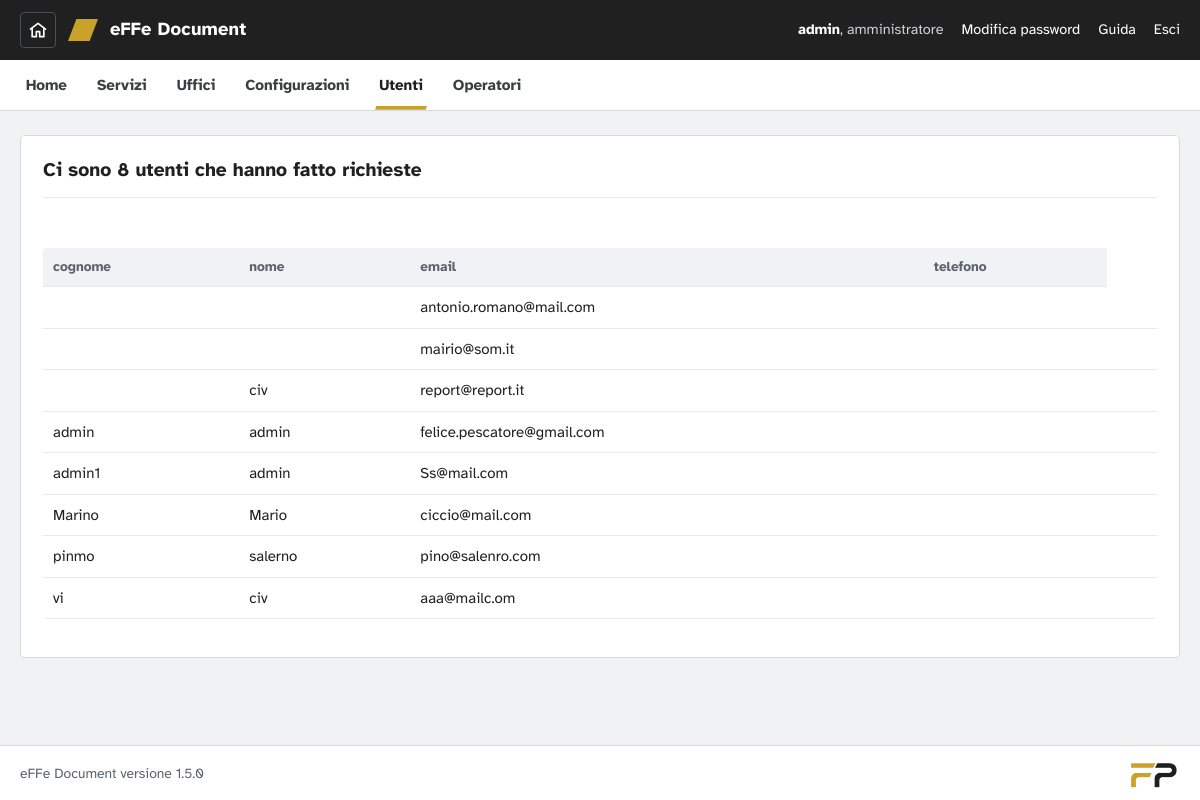
The app's page /effedocument/backoffice/service/service_utenti.php (signed in) with its own data.
### tables this page shows
CREATE TABLE IF NOT EXISTS `configurazioni` (
  `id` int(11) NOT NULL AUTO_INCREMENT,
  `ldap` tinyint(1) NOT NULL,
  `ente` varchar(80) NOT NULL,
  `ente_sigla` varchar(2) NOT NULL,
  PRIMARY KEY (`id`)
);

CREATE TABLE IF NOT EXISTS `utenti` (
  `id` int(11) NOT NULL AUTO_INCREMENT,
  `nome` varchar(60) NOT NULL DEFAULT '',
  `cognome` varchar(60) NOT NULL DEFAULT '',
  `email` varchar(100) NOT NULL DEFAULT '',
  `telefono` varchar(20) NOT NULL,
  PRIMARY KEY (`id`)
);

### effedocument/common/core/core.php (called while the page is built, shortened)
<?php
class sast1com
{
	var $loggedOperatore="";
	var $loggedOperatoreRole="";
		function connessione()
		 {
		   $conf_array=mysql_fetch_array(mysql_query("select * from configurazioni order by id desc"));
 	}
	function getLoggedOperatore()
	{
		return $this->loggedOperatore;
	}
	function getLoggedOperatoreRole()
	{
		return $this->loggedOperatoreRole;
	}
	function getRuoloNome($id_ruolo)
 	{
		if ($id_ruolo < count($_SESSION['ruoli']) && $id_ruolo>=0)
			return $_SESSION['ruoli'][$id_ruolo];
		return "[ruolo non disponibile]";
	}
	function getUtenti()
 	{
		return mysql_query("select * from utenti order by cognome,nome");
	}
	function getRuoloAmministratoreId()
 	{
		return 0;
	}
}
$objCore = &$_SESSION['connessione'];
$objCore->connessione();
?>

### effedocument/backoffice/service/service_utenti.php (the view, shortened to what this page needs)
<?php ob_start();  ?><!DOCTYPE HTML PUBLIC "-//W3C//DTD HTML 4.01 Transitional//EN" "http://www.w3.org/TR/html4/loose.dtd">
<?php
include("../../common/core/core.php");
include("../_include/adminconfig.php");
?>
<html>
<head>
<link href="../../common/css/effecss.css?v=1.5.0-5759dd" rel="stylesheet">
</head>
 <body>
<div id="page">
<?php $menuSelezionato=5; include("../_include/bonav.php"); ?>
 <div align="center">
  <div class="row"><fieldset><legend>
  <img src="../../common/images/layout/utenti.png" width="60" height="60">Ci sono
					    <?php
						$result = $objCore->getUtenti();
						echo "<b>".mysql_num_rows($result)."</b> utenti che hanno fatto richieste";
					?>
				      </legend>
      <table width="100%">
<?php	echo "<br>";
	echo "<tr style=\"background-image:url(../../common/images/icon/bgfooter.gif);\">";
	echo "<td><b>cognome</b></td>";
	echo "<td><b>nome</b></td>";
	echo "<td><b>email</b></td>";
	echo "<td><b>telefono</b></td>";
	echo "</tr>";
	while($array=mysql_fetch_array($result)){
		echo "<tr>";
		echo "<td>".$array['cognome']."</td>";
		echo "<td>".$array['nome']."</td>";
		echo "<td>".$array['email']."</td>";
		echo "<td>".$array['telefono']."</td>";
		echo "<td>";
		echo"</td>";
		echo "</tr>";
	}
?>
</table>
  </fieldset>
</div>
    <div class="row">&nbsp;</div>
     </div>
<?php include("../_include/bofooter.php"); ?>
</div>
</body>
</html>

### effedocument/backoffice/_include/bonav.php (shortened to what this page needs)
<?php
$ruoloCorrente = $objCore->getLoggedOperatoreRole();
?>
<header class="appbar">
  <a class="home-sito" href="../../index.php" title="Home page del sito" aria-label="Home page del sito"><svg width="20" height="20" viewBox="0 0 24 24" fill="none" stroke="currentColor" stroke-width="2" stroke-linecap="round" stroke-linejoin="round" aria-hidden="true"><path d="M3 11 12 4l9 7"/><path d="M5 10v10h5v-6h4v6h5V10"/></svg></a>
  <a class="brand" href="<?php echo paginaIniziale($objCore, $ruoloCorrente); ?>"><span class="brand-mark" aria-hidden="true"></span>eFFe Document</a>
  <div class="utente">
    <span><strong><?php echo htmlspecialchars($objCore->getLoggedOperatore(), ENT_QUOTES, 'ISO-8859-1'); ?></strong>, <?php echo htmlspecialchars($objCore->getRuoloNome($ruoloCorrente), ENT_QUOTES, 'ISO-8859-1'); ?></span>
    <?php if (empty($_SESSION['LDAP'])) { ?><a href="../modifica/modifica_password.php">Modifica password</a><?php } ?>
    <a href="javascript:apri('Help','../_help/effedoc.php',500,600);">Guida</a>
    <a href="../_security/logout.php?private=true">Esci</a>
  </div>
</header>
<?php createMenu($objCore, $menuSelezionato, $ruoloCorrente); ?>

### effedocument/backoffice/_include/adminconfig.php (shortened to what this page needs)
<?php
	function createMenu($objCore, $selected, $ruolo){
		$voci = array();
		if ($ruolo==$objCore->getRuoloAmministratoreId()){
			$voci[] = array(1,  "service_amministratore.php", "Home");
			$voci[] = array(11, "service_servizi.php", "Servizi");
			$voci[] = array(12, "service_uffici.php", "Uffici");
			$voci[] = array(4,  "service_configurazioni.php", "Configurazioni");
			$voci[] = array(5,  "service_utenti.php", "Utenti");
			$voci[] = array(6,  "service_operatori.php", "Operatori");
		}
		echo "<nav class=\"nav\" id=\"menu\" aria-label=\"Menu principale\"><ul>";
		foreach ($voci as $v){
			$attuale = ($v[0]==$selected) ? " class=\"sel\"" : "";
			$aria = ($v[0]==$selected) ? " aria-current=\"page\"" : "";
			echo "<li".$attuale."><a href=\"../service/".$v[1]."\"".$aria.">".$v[2]."</a></li>";
		}
		echo "</ul></nav>";
	}
	function paginaIniziale($objCore, $ruolo){
		if ($ruolo==$objCore->getRuoloAmministratoreId()) return "../service/service_amministratore.php";
		return "../service/service_pannello.php";
	}
?>

### effedocument/backoffice/_include/bofooter.php
<footer class="piede">
  <span>eFFe Document versione 1.5.0</span>
  <a href="http://www.felicepescatore.it" target="_blank" rel="noopener" title="ing. Felice Pescatore"><img src="../../common/images/loghi/logofp.png" width="102" height="58" alt="ing. Felice Pescatore"></a>
</footer>

### effedocument/common/css/effecss.css (style rules this page uses)
:root { --ink: #202020; --ink-2: #3a3d42; --paper: #ffffff; --canvas: #f1f2f4; --line: #d6dadf; --line-soft: #e7e9ec; --muted: #5b6371; --gold: #c9a22a; --gold-ink: #7d610e; --gold-tint: #faf4e1; --crit: #b3261e; --crit-tint: #fcebea; --high: #9a5507; --high-tint: #fdf1e2; --low: #1f7a4d; --low-tint: #e7f4ec; --closed: #6b7280; --closed-tint: #eceef1; --radius: 4px; --font: "Atkinson Hyperlegible", "Segoe UI", Roboto, "Helvetica Neue", Arial, sans-serif; --slant: polygon(28% 0, 100% 0, 72% 100%, 0 100%); }
*, *::before, *::after { box-sizing: border-box; }
html { -webkit-text-size-adjust: 100%; }
body { margin: 0; background: var(--canvas); color: var(--ink); font-family: var(--font); font-size: 15px; line-height: 1.5; text-align: left; }
img { max-width: 100%; height: auto; }
a, a:visited { color: var(--gold-ink); text-decoration: underline; text-decoration-thickness: 1px; text-underline-offset: 2px; font-size: inherit; }
a img { border: 0; }
b, strong { font-weight: 700; }
#page, #wrapper, #secWrapper, #container { width: auto; background: none; padding: 0; margin: 0; }
#page { min-height: 100vh; display: flex; flex-direction: column; }
.row { margin: 0; width: auto; position: static; background: none; font-size: inherit; line-height: inherit; }
#page > div[align="center"], .contenuto { width: 100%; max-width: 1240px; margin: 0 auto; padding: 24px 20px 40px; text-align: left; flex: 1; }
div[align="center"] { text-align: inherit; }
.appbar { background: var(--ink); color: #fff; display: flex; align-items: center; gap: 16px; flex-wrap: wrap; padding: 0 20px; min-height: 60px; }
.brand { display: inline-flex; align-items: center; gap: 12px; color: #fff !important; text-decoration: none !important; font-weight: 700; font-size: 1.15rem; letter-spacing: .01em; }
.brand-mark { width: 30px; height: 22px; background: var(--gold); clip-path: var(--slant); flex: none; }
.appbar .utente { margin-left: auto; display: flex; align-items: center; gap: 18px; flex-wrap: wrap; font-size: .9rem; color: #cfd2d7; }
.appbar .utente strong { color: #fff; }
.appbar .utente a { color: #fff; text-decoration: none; }
.nav { background: var(--paper); border-bottom: 1px solid var(--line); padding: 0 12px; overflow-x: auto; }
.nav ul { list-style: none; display: flex; gap: 2px; margin: 0; padding: 0; }
.nav li { margin: 0; }
.nav a, .nav a:visited { display: block; position: relative; padding: 14px 14px 13px; color: var(--ink-2); text-decoration: none; white-space: nowrap; font-weight: 700; font-size: .95rem; }
.nav li.sel a, .nav a[aria-current="page"] { color: var(--ink); }
.nav li.sel a::after, .nav a[aria-current="page"]::after { content: ""; position: absolute; left: 10px; right: 10px; bottom: 0; height: 4px; background: var(--gold); clip-path: polygon(2% 0, 100% 0, 98% 100%, 0 100%); }
fieldset { background: var(--paper); border: 1px solid var(--line); border-radius: var(--radius); padding: 20px 22px 22px; margin: 0 0 24px; min-width: 0; }
legend { float: left; width: 100%; padding: 0 0 12px; margin: 0 0 16px; border-bottom: 1px solid var(--line-soft); font-size: 1.2rem; font-weight: 700; color: var(--ink); }
table { border-collapse: collapse; max-width: 100%; }
td, th { padding: 6px 8px; vertical-align: top; text-align: left; }
.scroll-tabella > table { margin: 0; }
.piede { border-top: 1px solid var(--line); background: var(--paper); color: var(--muted); font-size: .87rem; display: flex; align-items: center; justify-content: space-between; gap: 16px; flex-wrap: wrap; padding: 14px 20px; margin-top: auto; }
.piede img { width: 52px; height: auto; display: block; }
.piede a { display: inline-block; }
body { display: flex; flex-direction: column; min-height: 100vh; }
tr[style*="bgfooter"] { background: none !important; }
tr[style*="bgfooter"] td { background: var(--canvas); color: var(--muted); font-size: .85rem; border-bottom: 1px solid var(--line); }
table:has(tr[style*="bgfooter"]) { width: 100%; background: var(--paper); }
table:has(tr[style*="bgfooter"]) td { border-bottom: 1px solid var(--line-soft); vertical-align: middle; padding: 9px 10px; }
.home-sito { display: inline-flex; align-items: center; justify-content: center; flex: none; width: 36px; height: 36px; border-radius: var(--radius); text-decoration: none !important; }
.appbar .home-sito, .accesso-testa .home-sito { color: #fff !important; border: 1px solid #4a4e55; }
.appbar .home-sito + .brand, .sitebar .home-sito + .brand { margin-left: -4px; }

### records on screen
configurazioni: ldap "amministratore"
utenti: email "antonio.romano@mail.com"
utenti: email "mairio@som.it"
utenti: nome "civ", email "report@report.it"
utenti: cognome "admin", nome "admin", email "felice.pescatore@gmail.com"
utenti: cognome "admin1", nome "admin", email "Ss@mail.com"
utenti: cognome "Marino", nome "Mario", email "ciccio@mail.com"
utenti: cognome "pinmo", nome "salerno", email "pino@salenro.com"
utenti: cognome "vi", nome "civ", email "aaa@mailc.om"

### other values on screen
$objCore->getLoggedOperatore() "admin"
$v[2] "Home"
$v[2] "Servizi"
$v[2] "Uffici"
$v[2] "Configurazioni"
$v[2] "Utenti"
$v[2] "Operatori"
mysql_num_rows($result) "8"
